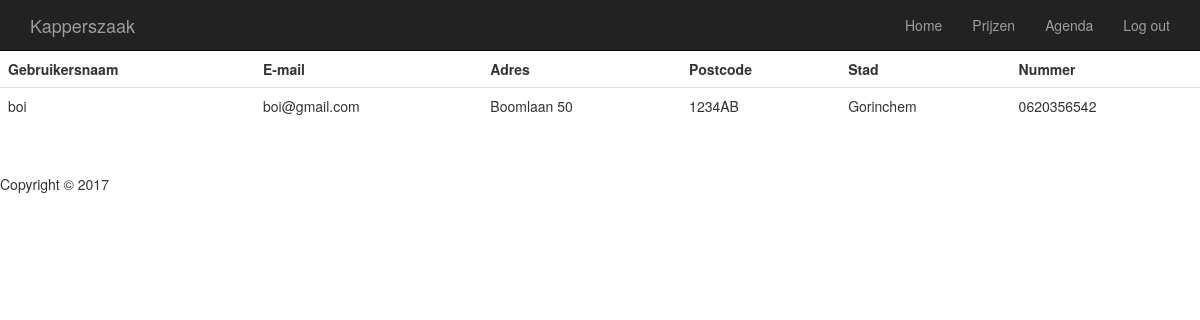
Page /agenda/showUser/2 (signed in) on the committed database.
### tables this page shows
CREATE TABLE IF NOT EXISTS `users` (
  `id` int(11) NOT NULL AUTO_INCREMENT,
  `username` varchar(255) NOT NULL,
  `password` varchar(255) NOT NULL,
  `email` varchar(45) NOT NULL,
  `address` varchar(45) NOT NULL,
  `postalcode` varchar(45) NOT NULL,
  `city` varchar(45) NOT NULL,
  `phonenumber` varchar(20) NOT NULL,
  `is_admin` int(11) NOT NULL,
  PRIMARY KEY (`id`)
);

### core/core.php (called while the page is built, shortened)
<?php
function render($filename, $data = null)
{
	require(ROOT . 'view/templates/header.php');
	require(ROOT . 'view/' . $filename . '.php');
	require(ROOT . 'view/templates/footer.php');
}

### public/index.php (called while the page is built, shortened)
<?php
require(ROOT . "core/core.php");
route();

### model/AgendaModel.php (called while the page is built, shortened)
<?php
function showCustomer($id){
	$db = openDatabaseConnection();
	$sql = "SELECT * FROM users WHERE id=$id";
	$query = $db->prepare($sql);
	$query->execute();
	return $query->fetchAll();
}

### view/agenda/user.php (the view)
<table class="table">
    <tr>
      <th>Gebruikersnaam</th>
      <th>E-mail</th>
      <th>Adres</th>
      <th>Postcode</th>
      <th>Stad</th>
      <th>Nummer</th>
      </tr>
      <tr>
<?php foreach ($customer as $klant) { ?>
<td><?= $klant['username']; ?></td>
<td><?= $klant['email']; ?></td>
<td><?= $klant['address']; ?></td>
<td><?= $klant['postalcode']; ?></td>
<td><?= $klant['city']; ?></td>
<td><?= $klant['phonenumber']; ?></td>
<?php } ?>
</tr>
</table>

### public/css/modern-business.css (style rules this page uses)
html, body { height: 100%; }
body { padding-top: 50px; }

### rows in the picture
users: username "boi", email "boi@gmail.com", address "Boomlaan 50", postalcode "1234AB", city "Gorinchem", phonenumber "0620356542"
